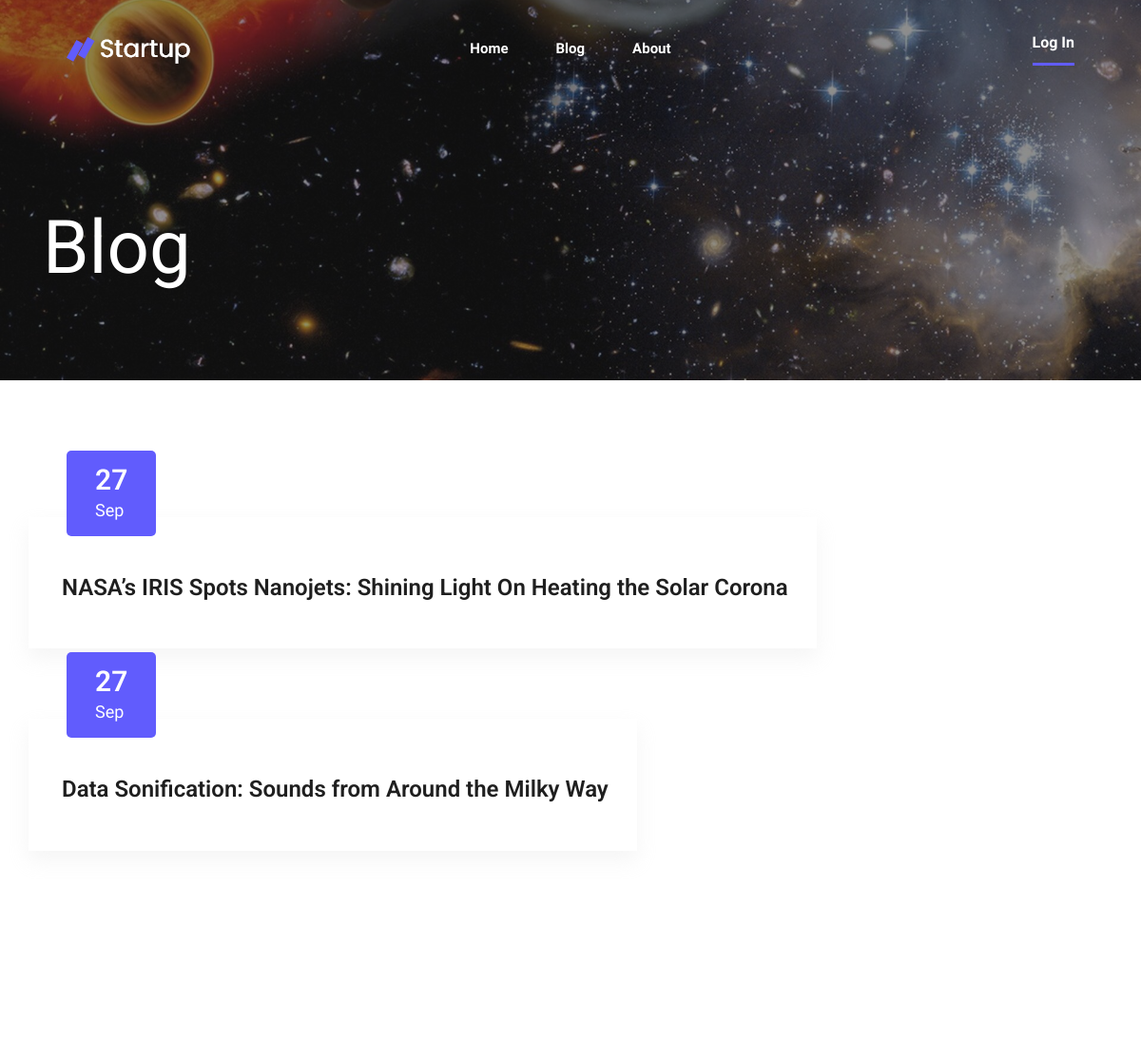
/blog (upper part), run on an earlier commit of the app's database.
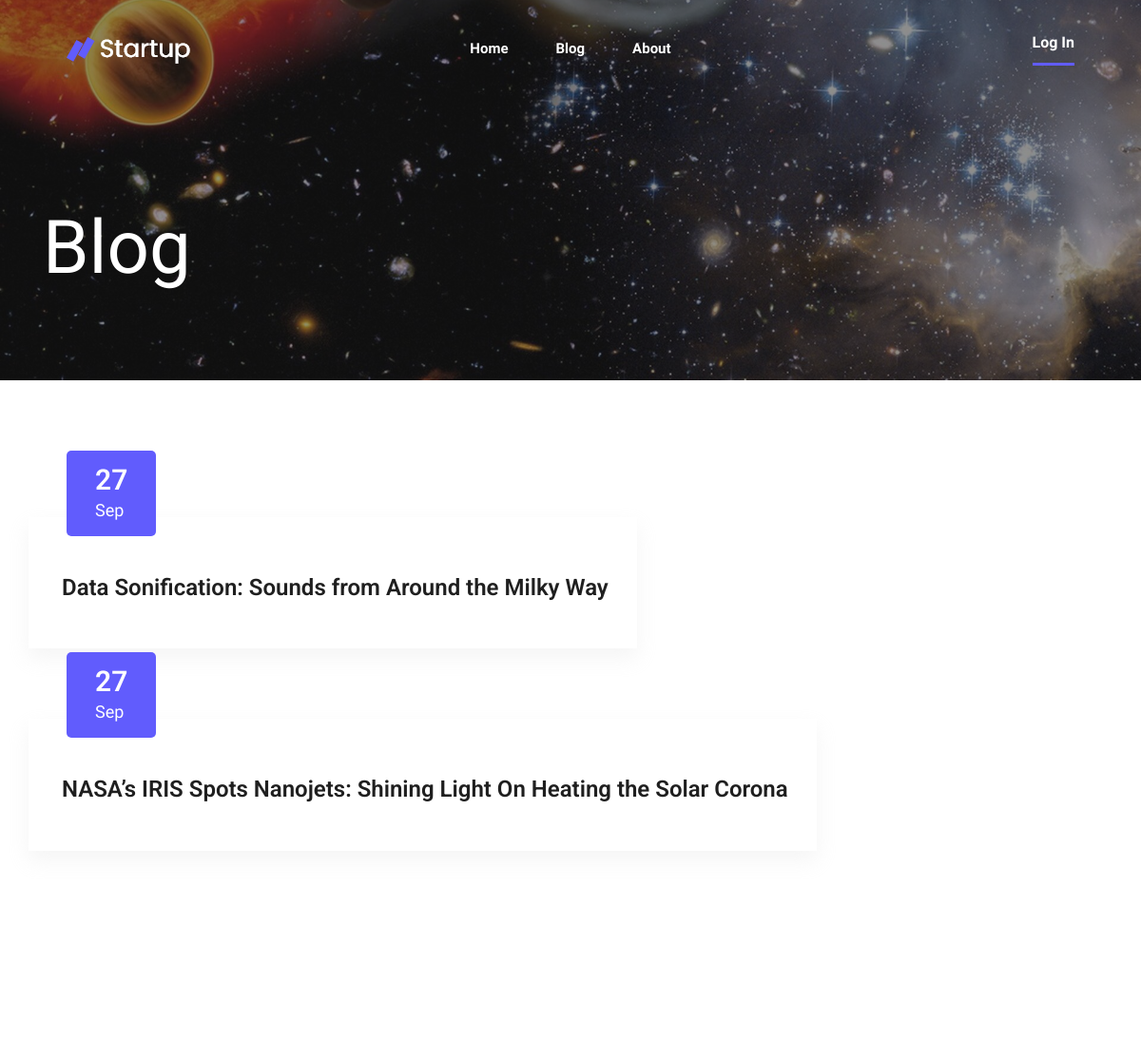
And on a later commit of the database.
### model.py (models this page shows)
class Blog(Base):
	__tablename__ = 'blog'
	id = Column(Integer, primary_key = True)
	title = Column(String)
	picture = Column(String)
	name = Column(String)
	text = Column(String)
	day = Column(String)
	month = Column(String)

### app.py (the view, shortened to what this page needs)
@app.route('/blog', methods=['GET', 'POST'])
def blog_page():
	global is_signed
	msg = "- Please log in first."
	if "username" in login_session:
		msg = " "
	return render_template("blog.html", blogs=return_all_blogs(), msg = msg)

### databases.py (called while the page is built)
def return_all_blogs():
	blogs = session.query(Blog).all()
	return blogs

### templates/blog.html (shortened to what this page needs)
<!doctype html>
<html class="no-js" lang="zxx">
<head>
    <link rel="stylesheet" href="static/css/bootstrap.min.css">
    <link rel="stylesheet" href="static/css/owl.carousel.min.css">
    <link rel="stylesheet" href="static/css/magnific-popup.css">
    <link rel="stylesheet" href="static/css/font-awesome.min.css">
    <link rel="stylesheet" href="static/css/themify-icons.css">
    <link rel="stylesheet" href="static/css/nice-select.css">
    <link rel="stylesheet" href="static/css/flaticon.css">
    <link rel="stylesheet" href="static/css/gijgo.css">
    <link rel="stylesheet" href="static/css/animate.css">
    <link rel="stylesheet" href="static/css/slicknav.css">
    <link rel="stylesheet" href="static/css/style.css">
</head>
<body>
    <header>
        <div class="header-area ">
            <div id="sticky-header" class="main-header-area">
                <div class="container-fluid p-0">
                    <div class="row align-items-center no-gutters">
                        <div class="col-xl-2 col-lg-2">
                            <div class="logo-img">
                                <a href="index.html">
                                    <img src="static/img/logo.png" alt="">
                                </a>
                            </div>
                        </div>
                        <div class="col-xl-8 col-lg-8">
                            <div class="main-menu  d-none d-lg-block text-center">
                                <nav>
                                    <ul id="navigation">
                                        <li><a class="active" href="{{url_for('home_page')}}">Home</a></li>
                                        <li><a href="{{url_for('blog_page')}}">Blog</a></li>
                                        <li><a href="{{url_for('about_page')}}">About</a></li>
                                    </ul>
                                </nav>
                            </div>
                        </div>
                        <div class="col-lg-2 d-none d-lg-block">
                            <div class="log_chat_area d-flex align-items-end">
                                <a href="{{url_for('login_page')}}"  class="say_hi">Log In</a>
                            </div>
                        </div>
                        <div class="col-12">
                        </div>
                    </div>
                </div>
            </div>
        </div>
    </header>
  <div class="bradcam_area breadcam_bg_3">
    <div class="container">
      <div class="row">
          <div class="col-xl-12">
              <div class="bradcam_text">
                  <h3>blog</h3>
              </div>
          </div>
      </div>
    </div>
  </div>
    <section class="blog_area section-padding">
        <div class="container">
            <div class="row">
                {%for blog in blogs%}
                    <article class="blog_item">
                        <div class="blog_item_img">
                            <a href=# class="blog_item_date">
                                <h3>{{blog.day}}</h3>
                                <p>{{blog.month}}</p>
                            </a>
                        </div>
                        <div class="blog_details">
                            <a class="d-inline-block" href="{{url_for('single_blog_page', blog_id = blog.id)}}">
                                <h2>{{blog.title}}</h2>
                            </a>
                        </div>
                    </article>
                     {%endfor%}
            </div>
        </div>
    </section>
     <div data-scroll-index="0" class="get_in_tauch_area">
    </div>
</body>
</html>

What changed in the data, as far as the page shows it:
changed Blog: title "NASA’s IRIS Spots Nanojets: Shining Light On Heating the Solar Corona" → "Data Sonification: Sounds from Around the Milky Way"
changed Blog: title "Data Sonification: Sounds from Around the Milky Way" → "NASA’s IRIS Spots Nanojets: Shining Light On Heating the Solar Corona"
